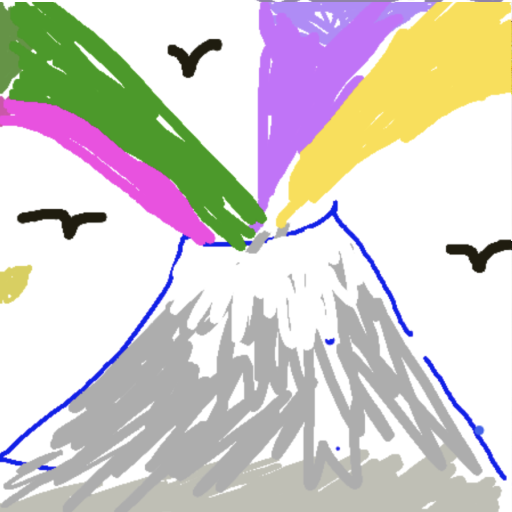
#> input picture input.png, 512 x 512 px
$ python make_mask.py input.png input.png input.png
#> lines starting #> are read from the running program, lines starting #| are printed output that depends on the picture; after the words box and inside, x2 and y2 are one past the last pixel; in counts of white or black regions, pixels touching at a corner belong together
import cv2
import numpy as np
import sys

def main():
    margin = 128
    inpaint_size = 640 - margin
    whole_size = inpaint_size + margin
    argv = sys.argv
    top_left_path = argv[1]
    top_right_path = argv[2]
    bottom_left_path = argv[3]
    extension = top_left_path.split('.')[-1]

    # 255: white, 0: black
    input_image = np.full((whole_size,whole_size,3), 255)
    mask_image = np.full((whole_size,whole_size,3), 255)
    top_left_image = cv2.imread(top_left_path) # 512 * 512 size
#> top_left_image is the input picture: shape (512, 512, 3); mean B, G, R 202, 207.1, 211.6
    top_right_image = cv2.imread(top_right_path) # 512 * 512 size
    bottom_left_image = cv2.imread(bottom_left_path) # 512 * 512 size

    input_image[0:margin, 0:margin] = top_left_image[-margin:, -margin:]
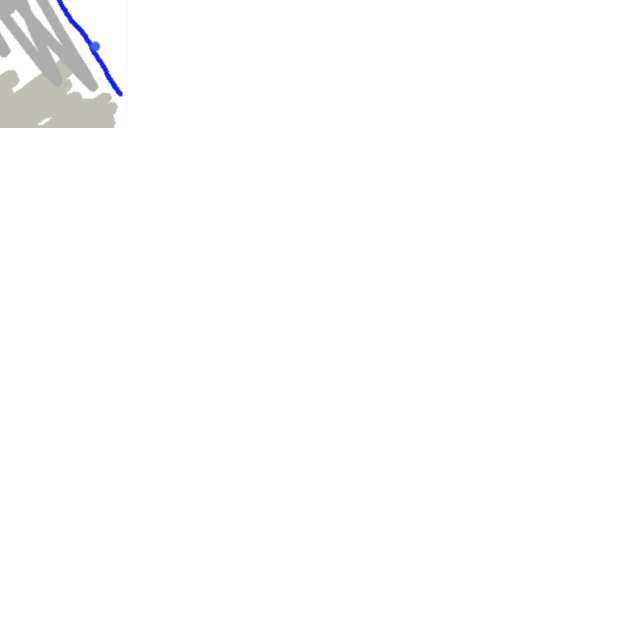
#> input_image: shape (640, 640, 3) int64; mean B, G, R 253.3, 253.1, 253.1
    input_image[0:margin, margin:] = top_right_image[-margin:, :inpaint_size]
    input_image[margin:, 0:margin] = bottom_left_image[:inpaint_size, -margin:]
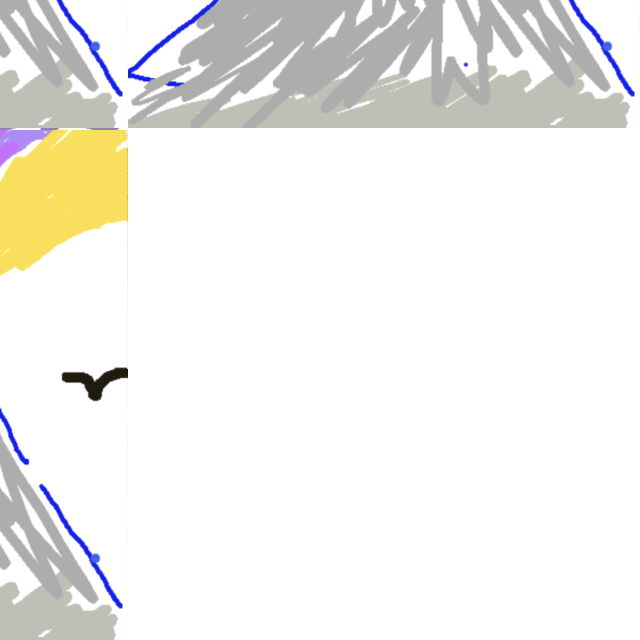
#> input_image: shape (640, 640, 3) int64; mean B, G, R 236.6, 239.8, 240.7

    mask_image[0:margin, 0:margin].fill(0)
    mask_image[0:margin, margin:].fill(0)
    mask_image[margin:, 0:margin].fill(0)
    # for i, r in enumerate(input_image):
    #     for j, p in enumerate(r):
    #         if sum(p) != 255*3:
    #             mask_image[i][j].fill(0)


    cv2.imwrite(top_left_path[:-len(extension)-1]+'_input.'+extension,input_image)
    cv2.imwrite(top_left_path[:-len(extension)-1]+'_mask.'+extension,mask_image)
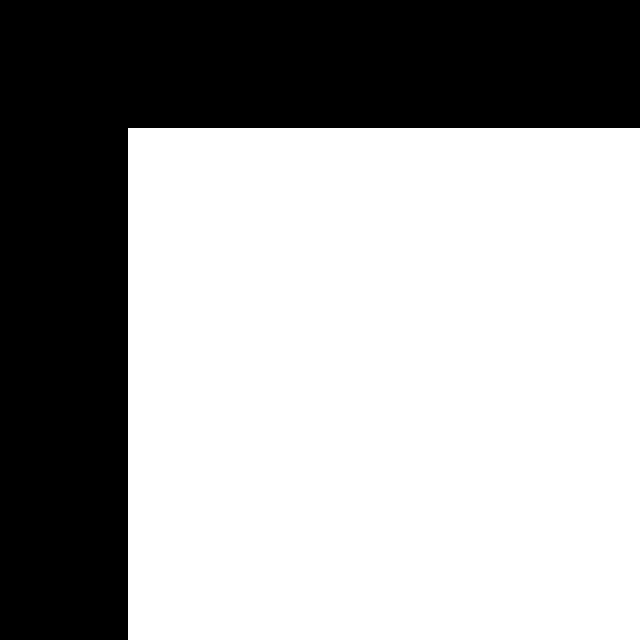
#> saved as input_mask.png: shape (640, 640, 3); 64% white; 1 black region, box (x1, y1, x2, y2) and area: (0, 0, 640, 640) 147456

if __name__ == '__main__':
    main()
